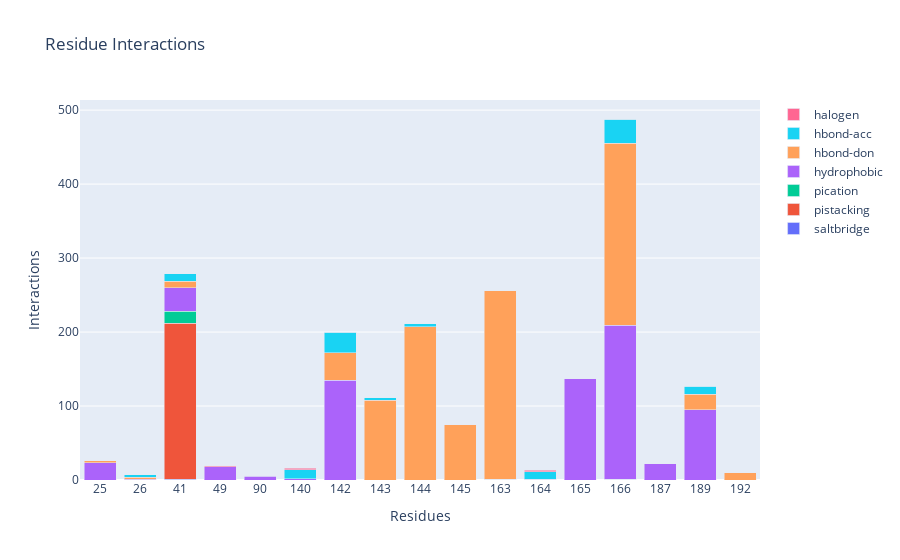

Notebook code cell kept with this figure:
### Code cell
fingerprint_barplot(fp_focused)

### Figure 1 — Plotly figure (JSON) as saved in the notebook; plotly's stock layout.template omitted (floating-point values rounded to 4 significant figures)
{"data": [{"name": "saltbridge", "type": "bar", "x": [25, 26, 41, 49, 90, 140, 142, 143, 144, 145, 163, 164, 165, 166, 187, 189, 192], "y": [0, 0, 1, 0, 0, 0, 0, 0, 0, 0, 1, 0, 0, 1, 0, 0, 0]}, {"name": "pistacking", "type": "bar", "x": [25, 26, 41, 49, 90, 140, 142, 143, 144, 145, 163, 164, 165, 166, 187, 189, 192], "y": [0, 0, 211, 0, 0, 0, 0, 0, 0, 0, 0, 0, 0, 0, 0, 0, 0]}, {"name": "pication", "type": "bar", "x": [25, 26, 41, 49, 90, 140, 142, 143, 144, 145, 163, 164, 165, 166, 187, 189, 192], "y": [0, 0, 16, 0, 0, 0, 0, 0, 0, 0, 0, 0, 0, 0, 0, 0, 0]}, {"name": "hydrophobic", "type": "bar", "x": [25, 26, 41, 49, 90, 140, 142, 143, 144, 145, 163, 164, 165, 166, 187, 189, 192], "y": [23, 1, 32, 18, 5, 2, 135, 0, 0, 0, 0, 1, 137, 208, 22, 95, 0]}, {"name": "hbond-don", "type": "bar", "x": [25, 26, 41, 49, 90, 140, 142, 143, 144, 145, 163, 164, 165, 166, 187, 189, 192], "y": [3, 3, 9, 0, 1, 0, 37, 108, 207, 75, 255, 0, 0, 246, 0, 21, 10]}, {"name": "hbond-acc", "type": "bar", "x": [25, 26, 41, 49, 90, 140, 142, 143, 144, 145, 163, 164, 165, 166, 187, 189, 192], "y": [0, 3, 10, 0, 0, 12, 28, 3, 4, 0, 0, 10, 0, 33, 0, 11, 0]}, {"name": "halogen", "type": "bar", "x": [25, 26, 41, 49, 90, 140, 142, 143, 144, 145, 163, 164, 165, 166, 187, 189, 192], "y": [0, 0, 0, 1, 0, 2, 0, 0, 0, 0, 0, 2, 0, 0, 0, 0, 0]}], "layout": {"barmode": "stack", "title": {"text": "Residue Interactions"}, "xaxis": {"title": {"text": "Residues"}, "type": "category"}, "yaxis": {"title": {"text": "Interactions"}}}}
